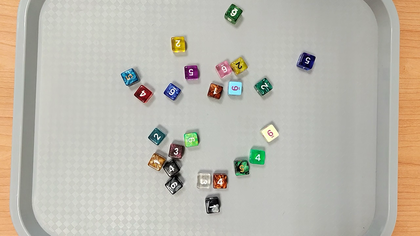
%> input picture DiceRecognition/dices/images/dices_3_3.png, 420 x 236 px, shrunk from 1280 x 720 before the run
$ octave test.m   (GNU Octave 9; MATLAB toolbox functions it lacks are replaced by stand-ins)
%> lines starting %> are read from the running program, lines starting %| are printed output that depends on the picture; in (x1, y1, x2, y2) boxes, pixels count from 0 and x2, y2 are one past the last pixel; in counts of white or black regions, pixels touching at a corner belong together; the program's own positions count from 1
close all;
clear all;

img = imread("dices/images/dices_3_3.png");
%> img is the input picture: size 236x420x3 uint8; mean R, G, B 188, 183.8, 173.1

figure, imshow(img);

hsv = rgb2hsv(img);
%> hsv: size 236x420x3 double; mean H, S, V 0.192, 0.0963, 0.746
H = hsv(:,:,1);
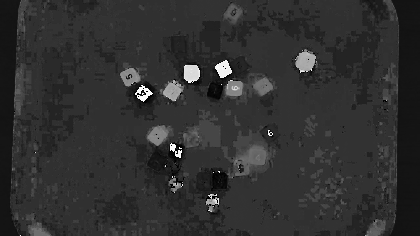
%> H: size 236x420 double; min 0, max 0.998, mean 0.192
S = hsv(:,:,2);
V = hsv(:,:,3);

figure,
subplot(1, 3, 1), imshow(H), title("H channel");
subplot(1, 3, 2), imshow(S), title("S channel");
subplot(1, 3, 3), imshow(V), title("V channel");

%ottengo vassoio
S = 1-S;
S = S > 0.8;
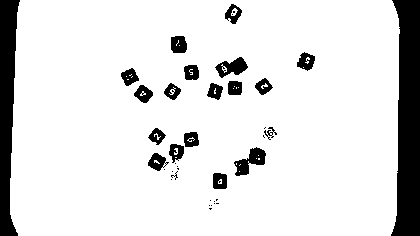
%> S: size 236x420 logical; 87.7% white; 39 black regions (19 under 20 px), largest, box (x1, y1, x2, y2) and area: (391, 0, 420, 236) 5268, (0, 0, 20, 236) 3186, (234, 147, 266, 176) 439

mask = imclose(S, strel("square", 51));
%> mask: size 236x420 logical; 91.5% white; 2 black regions, box (x1, y1, x2, y2) and area: (391, 0, 420, 236) 5266, (0, 0, 20, 236) 3186

figure, imshow(mask);

%applico maschera a immagine originale
img = img.*uint8(cat(3,mask,mask,mask));
%> img: size 236x420x3 uint8; mean H, S, V 168.9, 169.8, 163.7

figure, imshow(img);

%riconverto in HSV
hsv = rgb2hsv(img);
%> hsv: size 236x420x3 double; mean H, S, V 0.186, 0.0531, 0.672
H = hsv(:,:,1);
S = hsv(:,:,2);
%> S: size 236x420 double
V = hsv(:,:,3);
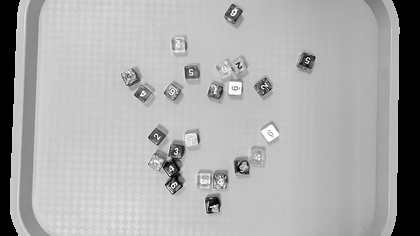
%> V: size 236x420 double; min 0, max 1, mean 0.672

figure,
subplot(1, 3, 1), imshow(H), title("H channel");
subplot(1, 3, 2), imshow(S), title("S channel");
subplot(1, 3, 3), imshow(V), title("V channel");

%NOTA: 0.1 funziona meglio su dices_3_3.png (quella piu problematica)
%      0.15 per alcune meglio perche toglie riflessi vassoio
%      forse si puo rimuovere soglia o sistemare con maschera
%      approssimativa da change detection

t1 = graythresh(S);                   %calcolo thresh con otsu al posto di fissa
%> t1 = 0.349
S_bin = imbinarize(S, t1);
%> S_bin: size 236x420 logical; 3% white; 41 white regions (23 under 20 px), largest, box (x1, y1, x2, y2) and area: (216, 57, 248, 77) 300, (249, 149, 265, 165) 213, (171, 36, 186, 53) 205
%S_bin = S > 0.15;

figure, imshow(S_bin);

%provo edge detection su S
sobelFiltered = edge(rgb2gray(img), "sobel");
%> sobelFiltered: size 236x420 logical; 2.7% white in thin lines or dots
figure, imshow(sobelFiltered), title("Edge Detection on S Channel");

%fondo mask e sobel
%senza sobel, soglia su S fa fatica con bianchi/neri e trasparenti
combinedMask = sobelFiltered | S_bin;
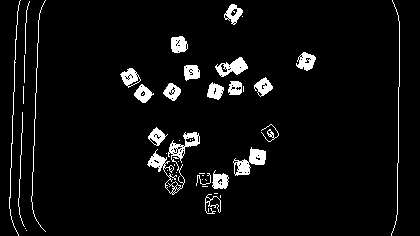
%> combinedMask: size 236x420 logical; 5.1% white; 47 white regions (23 under 20 px), largest, box (x1, y1, x2, y2) and area: (147, 132, 200, 195) 713, (233, 147, 266, 176) 431, (215, 57, 248, 77) 330
figure, imshow(combinedMask), title("combined Mask with Sobel");

%morfologia per chiudere buchi e dividere dadi
%provato un po di forme, disk sembrava funzionare meglio
closedMask = imclose(combinedMask, strel("disk", 9));
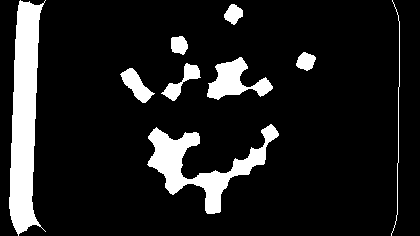
%> closedMask: size 236x420 logical; 12.3% white; 9 white regions, largest, box (x1, y1, x2, y2) and area: (9, 0, 46, 236) 5294, (147, 124, 279, 214) 3566, (207, 57, 273, 100) 1322
openedMask = imopen(closedMask, strel("disk", 15));
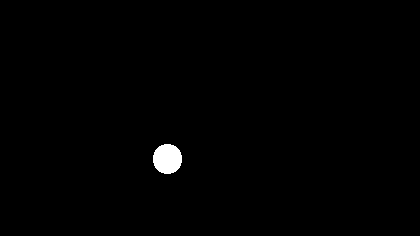
%> openedMask: size 236x420 logical; 0.7% white; 1 white region, box (x1, y1, x2, y2) and area: (153, 144, 182, 174) 694

figure,
subplot(1, 2, 1), imshow(closedMask), title("Closing");
subplot(1, 2, 2), imshow(openedMask), title("Opening");

%applico maschera a dadi
imgDadi = img .* uint8(cat(3, openedMask, openedMask, openedMask));
%> imgDadi: size 236x420x3 uint8; mean H, S, V 0.9, 0.8, 0.7
figure,
subplot(1, 2, 1), imshow(imgDadi), title("Masked Dices");
subplot(1, 2, 2), imshow(img), title("Original");

%labelling e mostro com colori
label = bwlabel(openedMask);
%> label: size 236x420 double; values 0 (black) and 1 (white), 0.7% white; 1 white region

%labelling e mostro con colori
label = bwlabel(openedMask);
coloredLabel = label2rgb(label, 'jet', 'k', 'shuffle');
figure, imshow(coloredLabel), title("Labeled Dices (before separation)");

%calcolo aree per ogni label
stats = regionprops(label, 'Area', 'PixelIdxList');
%> stats = 1 region; Area: 694

% calcolo statistiche per stimare aree grosse
areas = [stats.Area];
%> areas = 694

% stima media senza aree troppo grosse
q75 = prctile(areas, 75);
%> q75 = 694
areas_normal = areas(areas <= q75);
%> areas_normal = 694
mean_area_corrected = mean(areas_normal);
%> mean_area_corrected = 694

% stima soglia
area_threshold = 1.5 * mean_area_corrected;
%> area_threshold = 1041
fprintf('\nUsando soglia: %.2f\n', area_threshold);
%| Usando soglia: 1041.00

% individuo regioni da separare
mask_to_separate = false(size(openedMask));
mask_ok = false(size(openedMask));

for i = 1:length(stats)
    if stats(i).Area > area_threshold
        mask_to_separate(stats(i).PixelIdxList) = true;
        fprintf('Regione %d (Area=%d) - da separare\n', i, round(stats(i).Area));
    else
        mask_ok(stats(i).PixelIdxList) = true;
    end
end
%> this loop made 1 pass
%> mask_to_separate: size 236x420 logical; every value is 0

figure,
subplot(1, 2, 1), imshow(mask_to_separate), title('Da separare');
subplot(1, 2, 2), imshow(mask_ok), title('OK');


% --- da qui in poi generato per test ---
% provato k-means e distance transform prima di questo


% SEPARAZIONE CON VORONOI (TOP-N PEAKS)
if any(mask_to_separate(:))
    fprintf('\n=== SEPARAZIONE REGIONI GRANDI ===\n');

    cc_to_separate = bwconncomp(mask_to_separate);
    mask_separated_all = false(size(mask_to_separate));

    for region_idx = 1:cc_to_separate.NumObjects
        fprintf('\n--- Regione %d ---\n', region_idx);

        % Estrai singola regione
        single_region = false(size(mask_to_separate));
        single_region(cc_to_separate.PixelIdxList{region_idx}) = true;

        region_area = sum(single_region(:));
        fprintf('Area: %d\n', region_area);

        % Stima numero dadi
        estimated_dices = max(2, round(region_area / mean_area_corrected));
        estimated_dices = min(estimated_dices, 8);
        fprintf('Dadi stimati: %d\n', estimated_dices);

        % === TROVA TOP-N PICCHI ===
        D = bwdist(~single_region);
        D_smooth = imgaussfilt(D, 2);

        % Visualizza distance transform
        figure,
        subplot(1,2,1), imshow(single_region), title(sprintf('Regione %d', region_idx));
        subplot(1,2,2), imshow(D_smooth,[]), colormap jet, colorbar,
            title('Distance Transform');

        % Trova i top N massimi locali
        D_flat = D_smooth(:);
        [sorted_vals, sorted_idx] = sort(D_flat, 'descend');

        % Parametro: distanza minima tra semi
        % Adatta in base alla dimensione media dei dadi
        avg_dice_radius = sqrt(mean_area_corrected / pi);
        min_distance = avg_dice_radius * 0.9;  % 80% del raggio medio
        fprintf('Distanza minima tra semi: %.1f pixel\n', min_distance);

        seed_coords = [];

        for i = 1:length(sorted_idx)
            [y, x] = ind2sub(size(D_smooth), sorted_idx(i));

            % Deve essere dentro la regione
            if ~single_region(y, x)
                continue;
            end

            % Controlla se è abbastanza lontano dagli altri semi
            if isempty(seed_coords)
                seed_coords = [seed_coords; x, y];
            else
                distances = sqrt((seed_coords(:,1)-x).^2 + (seed_coords(:,2)-y).^2);
                if all(distances > min_distance)
                    seed_coords = [seed_coords; x, y];
                end
            end

            % Fermati quando hai abbastanza semi
            if size(seed_coords, 1) >= estimated_dices
                break;
            end
        end

        num_seeds = size(seed_coords, 1);
        fprintf('Semi trovati: %d\n', num_seeds);

        % Visualizza semi
        figure,
        imshow(single_region);
        hold on;
        plot(seed_coords(:,1), seed_coords(:,2), 'r*', 'MarkerSize', 20, 'LineWidth', 3);
        for s = 1:num_seeds
            text(seed_coords(s,1), seed_coords(s,2), sprintf('%d', s), ...
                 'Color', 'yellow', 'FontSize', 16, 'FontWeight', 'bold', ...
                 'HorizontalAlignment', 'center');
        end
        % Disegna cerchi di min_distance
        viscircles(seed_coords, repmat(min_distance, num_seeds, 1), ...
                  'EdgeColor', 'g', 'LineWidth', 1);
        title(sprintf('Regione %d: %d semi (target: %d)', ...
                     region_idx, num_seeds, estimated_dices));
        hold off;

        % === WATERSHED CON QUESTI SEMI ===
        if num_seeds > 0
            % Crea maschera dei semi
            seeds_mask = false(size(single_region));
            for s = 1:num_seeds
                seeds_mask(seed_coords(s,2), seed_coords(s,1)) = true;
            end

            % Dilata leggermente i semi
            seeds_mask = imdilate(seeds_mask, strel('disk', 3));

            % Watershed
            D_imposed = imimposemin(-D, seeds_mask);
            L = watershed(D_imposed);

            % Visualizza watershed
            figure,
            subplot(1,3,1), imshow(single_region), title('Originale');
            subplot(1,3,2), imshow(label2rgb(L,'jet','w')), title('Watershed');

            % Applica risultato
            region_separated = single_region;
            region_separated(L == 0) = 0;  % Rimuovi confini

            subplot(1,3,3), imshow(region_separated), title('Separato');

            mask_separated_all = mask_separated_all | region_separated;
        else
            fprintf('  ATTENZIONE: Nessun seme trovato!\n');
            mask_separated_all = mask_separated_all | single_region;
        end
    end

    % Combina con regioni OK
    final_mask = mask_ok | mask_separated_all;

    figure,
    subplot(1,3,1), imshow(mask_to_separate), title('Prima');
    subplot(1,3,2), imshow(mask_separated_all), title('Dopo');
    subplot(1,3,3), imshow(final_mask), title('Finale');
else
    fprintf('Nessuna regione da separare!\n');
    final_mask = mask_ok;
end

% === LABELING FINALE ===
final_labels = bwlabel(final_mask);
num_dices = max(final_labels(:));
%> num_dices = 1
fprintf('\n=== RISULTATO FINALE: %d dadi ===\n', num_dices);
%| === RISULTATO FINALE: 1 dadi ===

% Visualizza risultato finale
colored_final = label2rgb(final_labels, 'jet', 'k', 'shuffle');
figure, imshow(colored_final), title(sprintf('Risultato: %d dadi', num_dices));

% Sovrapponi numeri all'immagine originale
figure, imshow(img);
hold on;
final_stats = regionprops(final_labels, 'BoundingBox', 'Centroid');
%> final_stats = 1 region; box (x1, y1, x2, y2) and Centroid: (153, 144, 182, 174) [168 159.5]
for i = 1:length(final_stats)
    bbox = final_stats(i).BoundingBox;
    rectangle('Position', bbox, 'EdgeColor', 'r', 'LineWidth', 2);

    text(final_stats(i).Centroid(1), final_stats(i).Centroid(2), sprintf('%d', i), ...
         'Color', 'red', 'FontSize', 11, 'FontWeight', 'bold', ...
         'HorizontalAlignment', 'center', "EdgeColor", "black");
end
%> this loop made 1 pass
%> bbox on pass 1: [153.5 144.5 29 30]
title(sprintf('Dadi rilevati: %d', num_dices));
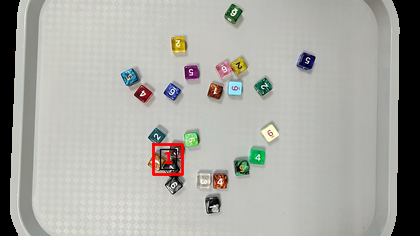
%> figure redrawn from the program's plot data; its title reads 'Dadi rilevati: 1'
hold off;

% visualizza maschera solo dadi
dices_img = img .* uint8(cat(3, final_mask, final_mask, final_mask));
figure,
imshow(dices_img), title("final masked image");

$ run again, with DiceRecognition/dices/images/dices_10_2.png copied over DiceRecognition/dices/images/dices_3_3.png
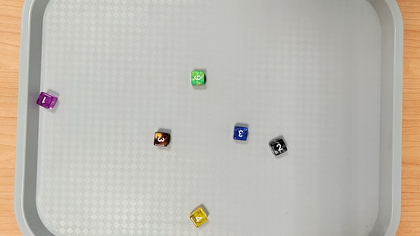
%> input picture DiceRecognition/dices/images/dices_10_2.png, 420 x 236 px, shrunk from 1280 x 720 before the run
%> img is the input picture: size 236x420x3 uint8; mean R, G, B 190.3, 186.2, 176.4
%> `S = S > 0.8;`:
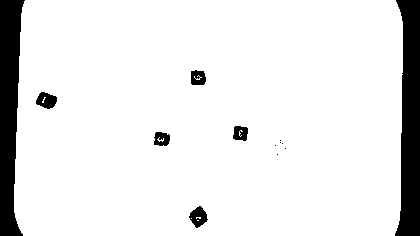
%> S: size 236x420 logical; 90.3% white; 13 black regions (6 under 20 px), largest, box (x1, y1, x2, y2) and area: (395, 0, 420, 236) 4415, (0, 0, 25, 236) 4177, (189, 206, 208, 228) 248
%> mask: size 236x420 logical; 91.3% white; 2 black regions, box (x1, y1, x2, y2) and area: (395, 0, 420, 236) 4414, (0, 0, 25, 236) 4177
%> img: size 236x420x3 uint8; mean H, S, V 171, 171.7, 166.4
%> t1 = 0.357
%> S_bin: size 236x420 logical; 0.89% white; 9 white regions (4 under 20 px), largest, box (x1, y1, x2, y2) and area: (36, 92, 57, 108) 209, (190, 207, 207, 228) 209, (191, 71, 205, 85) 158, (233, 126, 248, 141) 156, (154, 132, 170, 146) 146
%> sobelFiltered: size 236x420 logical; 1.5% white in thin lines or dots
%> combinedMask: size 236x420 logical; 2.2% white; 16 white regions (4 under 20 px), largest, box (x1, y1, x2, y2) and area: (189, 204, 209, 228) 251, (36, 91, 58, 109) 249, (13, 0, 25, 236) 238
%> closedMask: size 236x420 logical; 7.4% white; 7 white regions, largest, box (x1, y1, x2, y2) and area: (13, 0, 58, 236) 5673, (189, 204, 209, 228) 315, (394, 0, 404, 236) 292
%> openedMask: size 236x420 logical; 0.74% white; 1 white region, box (x1, y1, x2, y2) and area: (17, 85, 47, 116) 736
%> imgDadi: size 236x420x3 uint8; mean H, S, V 1.1, 1, 1.1
%> label: size 236x420 double; values 0 (black) and 1 (white), 0.74% white; 1 white region
%> stats = 1 region; Area: 736
%> areas = 736
%> area_threshold = 1104
%| Usando soglia: 1104.00
%> the loop `for i = 1:length(stats)` made 1 pass
%> num_dices = 1
%| === RISULTATO FINALE: 1 dadi ===
%> final_stats = 1 region; box (x1, y1, x2, y2) and Centroid: (17, 85, 47, 116) [32.3 101]
%> the loop `for i = 1:length(final_stats)` made 1 pass
%> bbox on pass 1: [17.5 85.5 30 31]
%> `title(sprintf('Dadi rilevati: %d', num_dices));`:
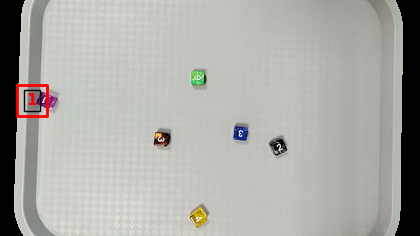
%> figure redrawn from the program's plot data; its title reads 'Dadi rilevati: 1'
